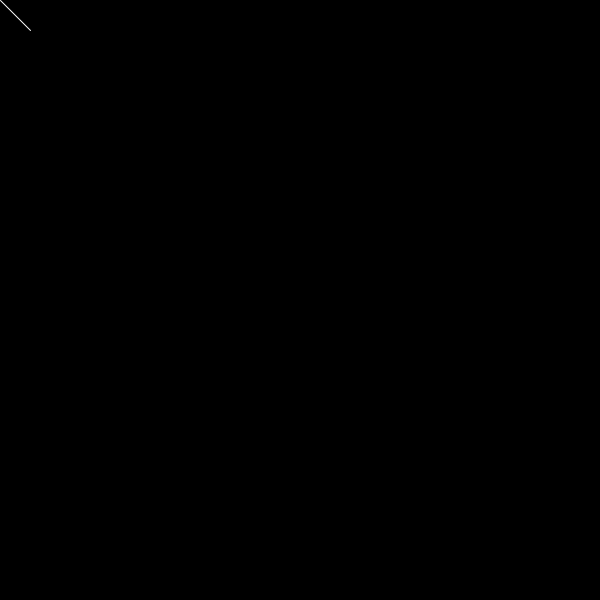
Frame 1 (no input)
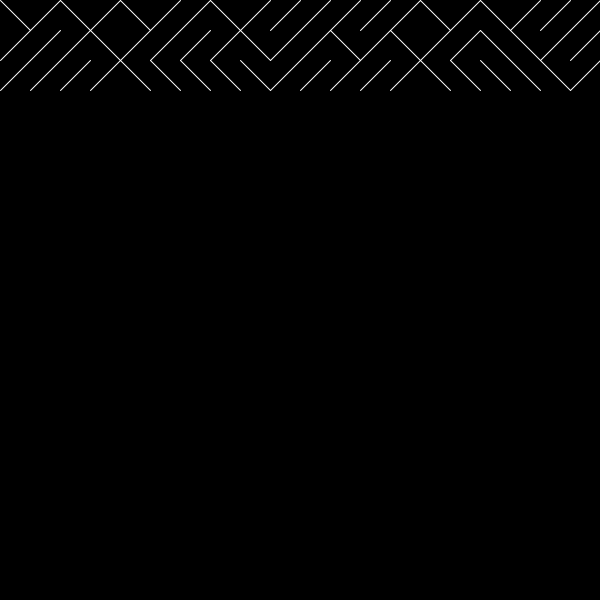
Frame 60 (the mouse pressed at the canvas centre just before this capture)
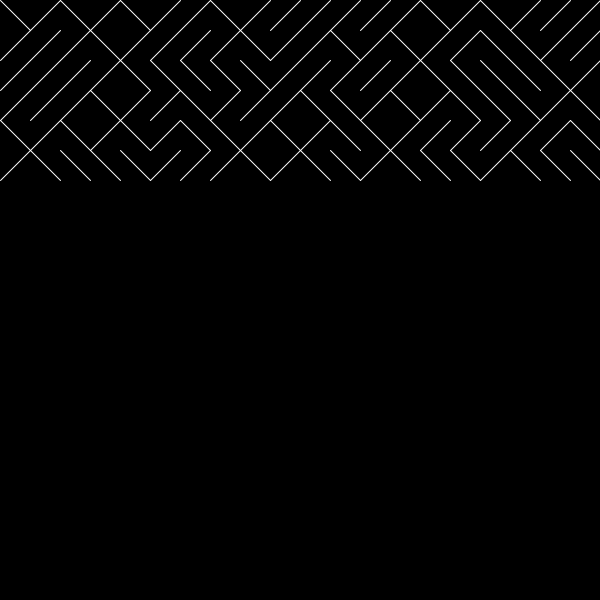
Frame 120 (the mouse held since frame 60 and released just before this capture)

The Processing sketch that drew these frames (run headless with seeded random() and noise(); from frame 60 on, the mouse is pressed at the canvas centre):

// Processing sketch: Pri10nt
// ── Pri10nt.pde
float x, y, spce;

void setup() {
  size(600, 600);
  x = 0;
  y = 0;
  spce = 30;
  stroke(255);
  background(0);
}

void draw() {
  if (floor(random(2)) == 1) {
    line(x, y, x + spce, y + spce);
  } else {
    line(x + spce, y, x, y + spce);
  }
  x += spce;
  if (x >= width) {
    x = 0;
    y += spce;
  }
}
